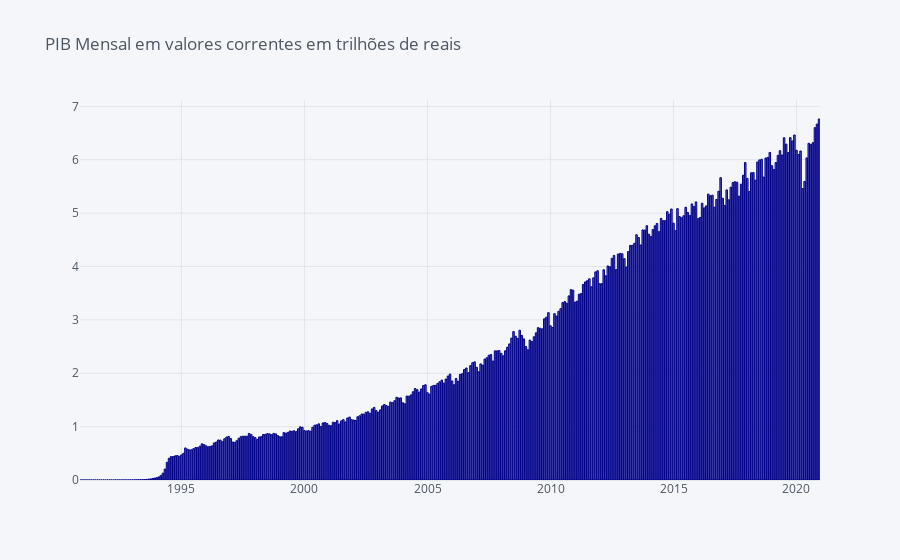

Here is the notebook cell this chart was saved with:
### Code cell
PIB_valores.iplot(kind='bar', color='Darkblue', title='PIB Mensal em valores correntes em trilhões de reais')

### Figure 1 — Plotly figure (JSON) as saved in the notebook; plotly's stock layout.template omitted (floating-point values rounded to 4 significant figures; data arrays with more than 128 entries replaced by an {"elided": "..."} marker saying what was removed)
{"data": [{"marker": {"color": "rgba(0, 0, 139, 0.6)", "line": {"color": "rgba(0, 0, 139, 1.0)", "width": 1}}, "name": "PIB_valores", "orientation": "v", "text": "", "type": "bar", "x": {"elided": "361 str values"}, "y": {"elided": "361 float values"}}], "layout": {"legend": {"bgcolor": "#F5F6F9", "font": {"color": "#4D5663"}}, "paper_bgcolor": "#F5F6F9", "plot_bgcolor": "#F5F6F9", "title": {"font": {"color": "#4D5663"}, "text": "PIB Mensal em valores correntes em trilhões de reais"}, "xaxis": {"gridcolor": "#E1E5ED", "showgrid": true, "tickfont": {"color": "#4D5663"}, "title": {"font": {"color": "#4D5663"}, "text": ""}, "zerolinecolor": "#E1E5ED"}, "yaxis": {"gridcolor": "#E1E5ED", "showgrid": true, "tickfont": {"color": "#4D5663"}, "title": {"font": {"color": "#4D5663"}, "text": ""}, "zerolinecolor": "#E1E5ED"}}}
